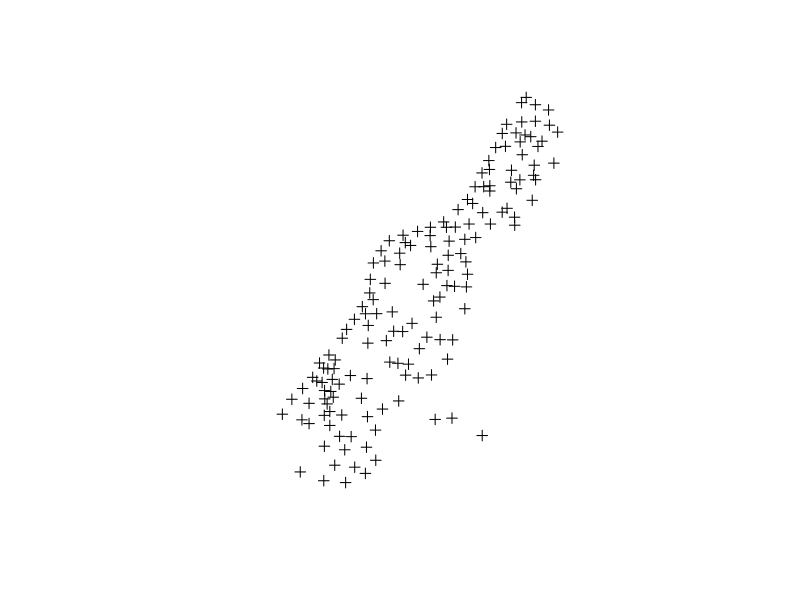
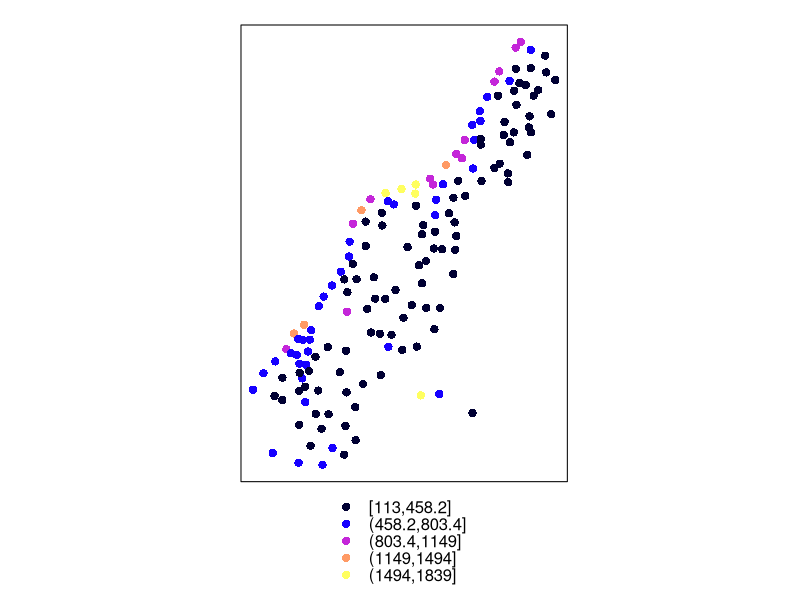
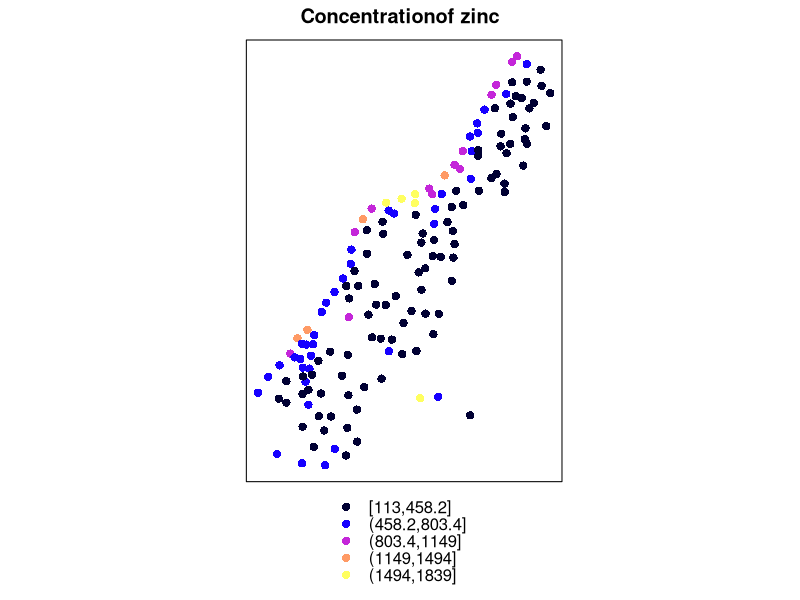
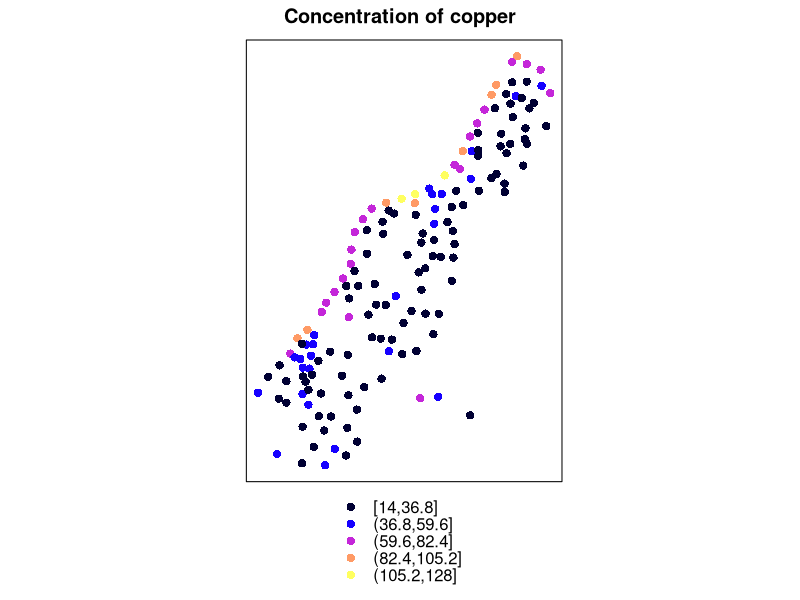
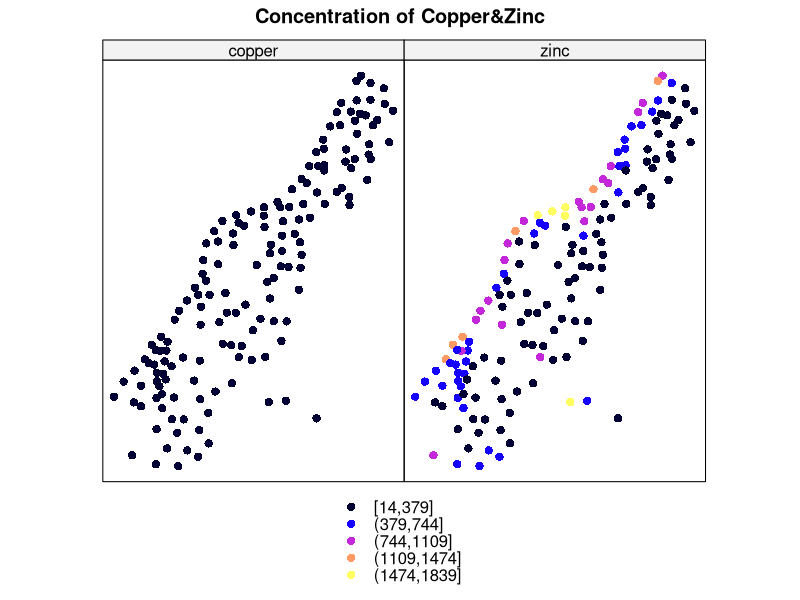
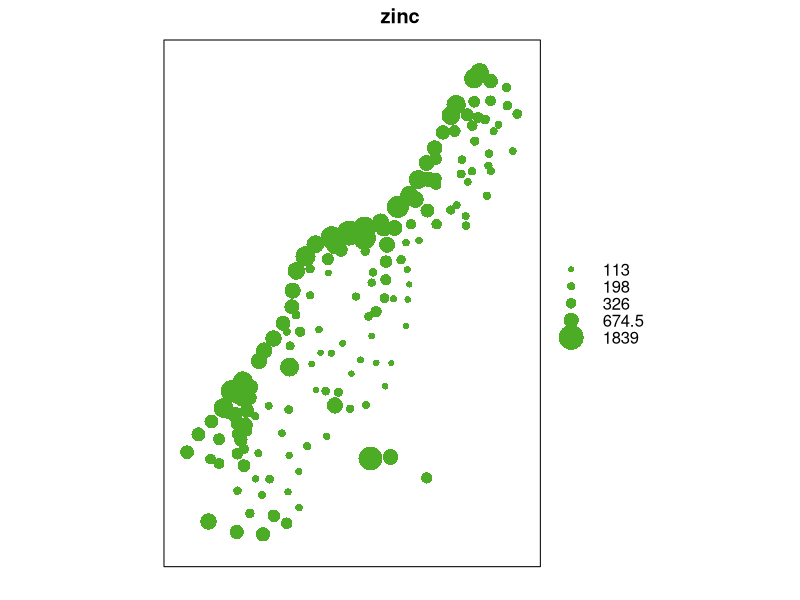
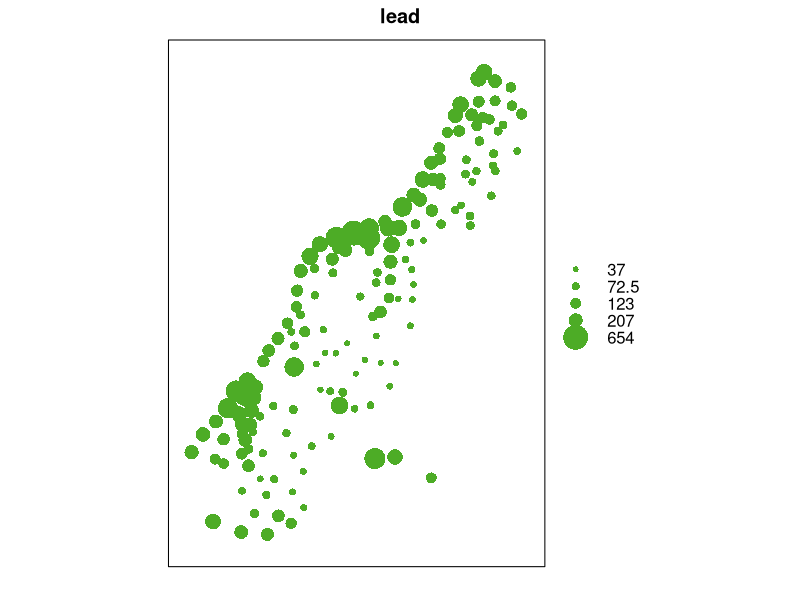
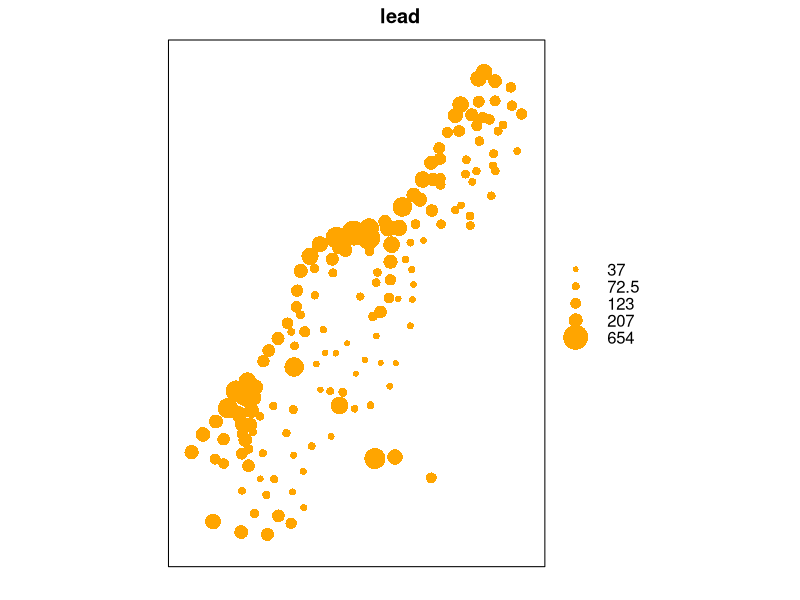

Write R code to recreate these figures, in order.
# spatiala analysis

library(sp)
data(meuse)
head(meuse)

#we are going to state to r that we are using coordinates

coordinates(meuse)= ~x+y
plot(meuse)

#spplot is used to plot elements like zinc, lead, etc
# spplot(meuse, ->the collum goes in here<-)
#this is to see the concentration of zinc in space

spplot(meuse, "zinc")
spplot(meuse, "zinc", main="Concentrationof zinc")
spplot(meuse, "copper", main="Concentration of copper")

#exercise see copper and zinc

spplot(meuse, c("copper","zinc"), main="Concentration of Copper&Zinc")

#rather than using colors, lats amake use of colours -> size of the points will get bigger with the magitude

bubble(meuse, "zinc")
#do the asme for lead
bubble(meuse, "lead")
bubble(meuse, "lead", col="orange")
